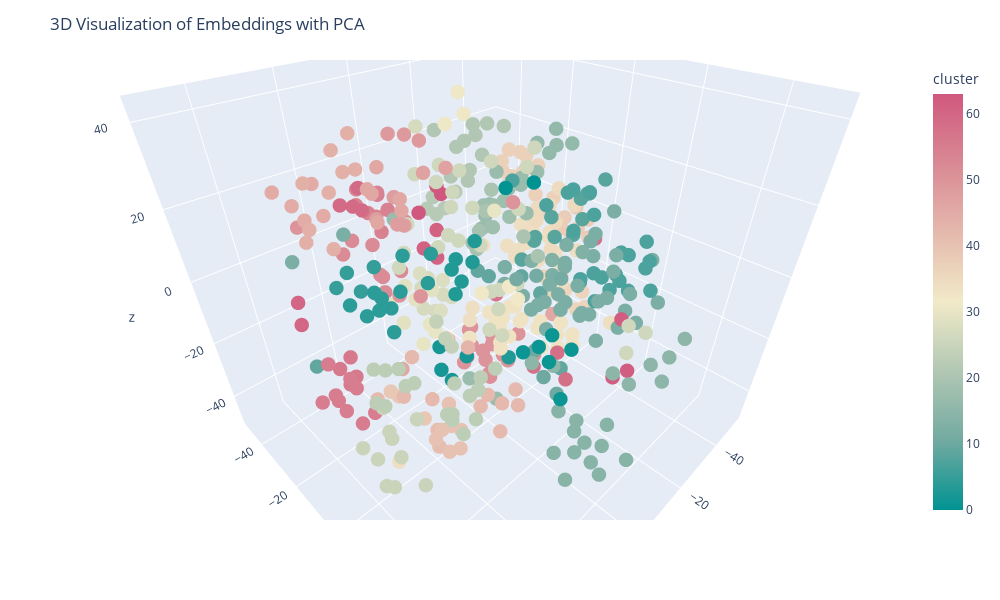

Notebook source saved alongside this figure:
### Code cell
import plotly.express as px
import numpy as np
import pandas as pd
from sklearn.decomposition import PCA

clusters = sample_df["generated_cluster_label"]

# Use PCA to reduce dimensions to 3 for 3D visualization
pca = PCA(n_components=3)
embeddings_3d = pca.fit_transform(np.array(sample_df['openai_embedding_entire'].tolist()))

# Prepare DataFrame for Plotly
plot_df = pd.DataFrame(tsne_results, columns=['x', 'y', 'z'])
plot_df['cluster'] =sample_df["new_cluster_index"]
plot_df['generated_cluster_label'] = sample_df["generated_cluster_label"] + " XX " + sample_df['Tasks/Jobs']

# Create a 3D scatter plot using Plotly
fig = px.scatter_3d(plot_df, x='x', y='y', z='z', 
                 color='cluster',
                 color_continuous_scale=px.colors.diverging.Tealrose,
                 hover_data=['generated_cluster_label'])
fig.update_traces(marker_size=5)
fig.update_layout(
    title='3D Visualization of Embeddings with PCA',
    hovermode='closest',
    width=1000,  # Set the width of the figure
    height=600  # Set the height of the figure
)
# Show the plot
fig.show()

### Figure 1 — Plotly figure (JSON) as saved in the notebook; plotly's stock layout.template omitted (floating-point values rounded to 4 significant figures; data arrays with more than 128 entries replaced by an {"elided": "..."} marker saying what was removed)
{"data": [{"customdata": {"elided": "468x1 str values"}, "hovertemplate": "x=%{x}<br>y=%{y}<br>z=%{z}<br>generated_cluster_label=%{customdata[0]}<br>cluster=%{marker.color}<extra></extra>", "legendgroup": "", "marker": {"color": {"elided": "468 int values"}, "coloraxis": "coloraxis", "size": 5, "symbol": "circle"}, "mode": "markers", "name": "", "scene": "scene", "showlegend": false, "type": "scatter3d", "x": {"elided": "468 float values"}, "y": {"elided": "468 float values"}, "z": {"elided": "468 float values"}}], "layout": {"coloraxis": {"colorbar": {"title": {"text": "cluster"}}, "colorscale": [[0, "rgb(0, 147, 146)"], [0.1667, "rgb(114, 170, 161)"], [0.3333, "rgb(177, 199, 179)"], [0.5, "rgb(241, 234, 200)"], [0.6667, "rgb(229, 185, 173)"], [0.8333, "rgb(217, 137, 148)"], [1, "rgb(208, 88, 126)"]]}, "height": 600, "hovermode": "closest", "legend": {"tracegroupgap": 0}, "margin": {"t": 60}, "scene": {"aspectmode": "auto", "aspectratio": {"x": 1.044, "y": 1.015, "z": 0.9432}, "camera": {"center": {"x": 0, "y": 0, "z": 0}, "eye": {"x": 0.7876, "y": 0.7876, "z": 0.7876}, "projection": {"type": "perspective"}, "up": {"x": -0.01003, "y": 0.01013, "z": 0.9999}}, "domain": {"x": [0, 1], "y": [0, 1]}, "xaxis": {"title": {"text": "x"}, "type": "linear"}, "yaxis": {"title": {"text": "y"}, "type": "linear"}, "zaxis": {"title": {"text": "z"}, "type": "linear"}}, "title": {"text": "3D Visualization of Embeddings with PCA"}, "width": 1000}}
